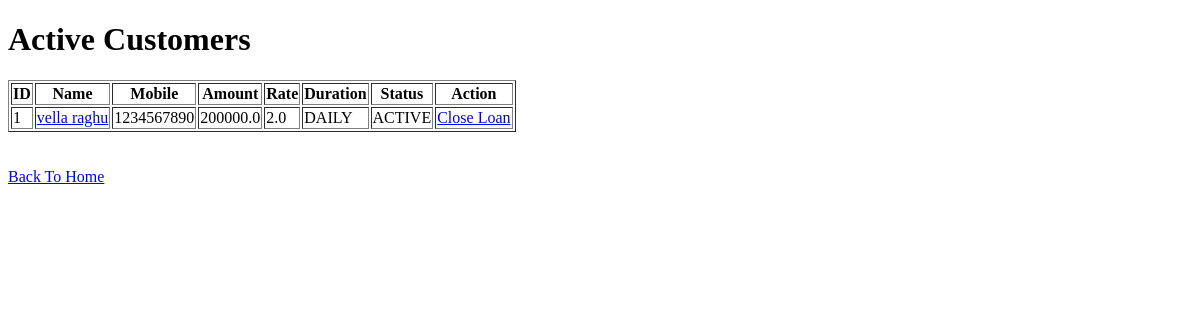
The page /active_customers on the database as committed earlier.
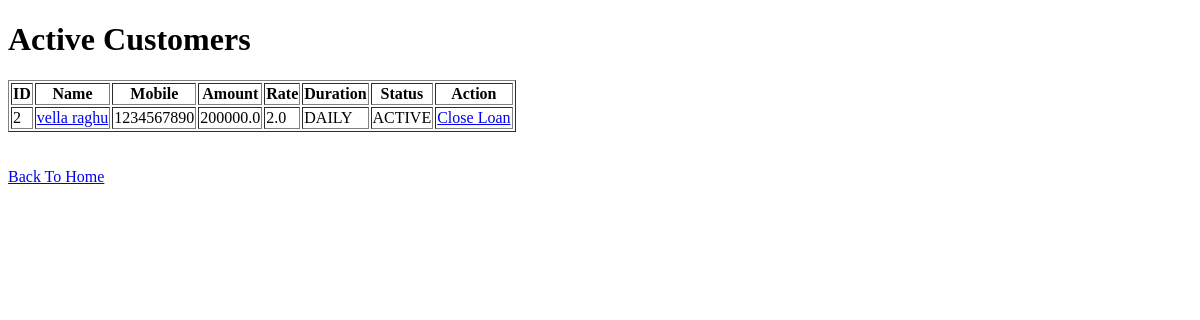
The same page on the database as committed later.
### tables this page shows
CREATE TABLE customers (
    id INTEGER PRIMARY KEY AUTOINCREMENT,
    name TEXT,
    mobile TEXT,
    address TEXT,
    principal_amount REAL,
    interest_rate REAL,
    loan_date TEXT,
    duration_type TEXT,
    due_date TEXT,
    principal_paid INTEGER DEFAULT 0,
    status TEXT DEFAULT 'ACTIVE'
);

### app.py (the view)
@app.route('/active_customers')
def active_customers():
    cursor.execute("""
        SELECT
            id,
            name,
            mobile,
            principal_amount,
            interest_rate,
            duration_type,
            status
        FROM customers
        WHERE status='ACTIVE'
    """)
    customers = cursor.fetchall()
    return render_template(
        'active_customer.html',
        customers=customers
    )

### templates/active_customer.html (shortened to what this page needs)
<!DOCTYPE html>
<html>
<head>
</head>
<body>
<h1>Active Customers</h1>
<table border="1">
<tr>
    <th>ID</th>
    <th>Name</th>
    <th>Mobile</th>
    <th>Amount</th>
    <th>Rate</th>
    <th>Duration</th>
    <th>Status</th>
    <th>Action</th>
</tr>
{% for customer in customers %}
<tr>
    <td>{{ customer[0] }}</td>
    <td>
    <a href="/customer/{{ customer[0] }}">
        {{ customer[1] }}
    </a>
    </td>
    <td>{{ customer[2] }}</td>
    <td>{{ customer[3] }}</td>
    <td>{{ customer[4] }}</td>
    <td>{{ customer[5] }}</td>
    <td>{{ customer[6] }}</td>
    <td>
        <a href="/close_loan/{{ customer[0] }}">
            Close Loan
        </a>
    </td>
</tr>
{% endfor %}
</table>
<br><br>
<a href="/">
    Back To Home
</a>
</body>
</html>

Rows that differ between the two databases and show on the page:
no longer on this page (row edited): customers: id "1", name "vella raghu", mobile "1234567890", principal_amount "200000.0", interest_rate "2.0", duration_type "DAILY", status "ACTIVE"
added customers: id "2", name "vella raghu", mobile "1234567890", principal_amount "200000.0", interest_rate "2.0", duration_type "DAILY", status "ACTIVE"
